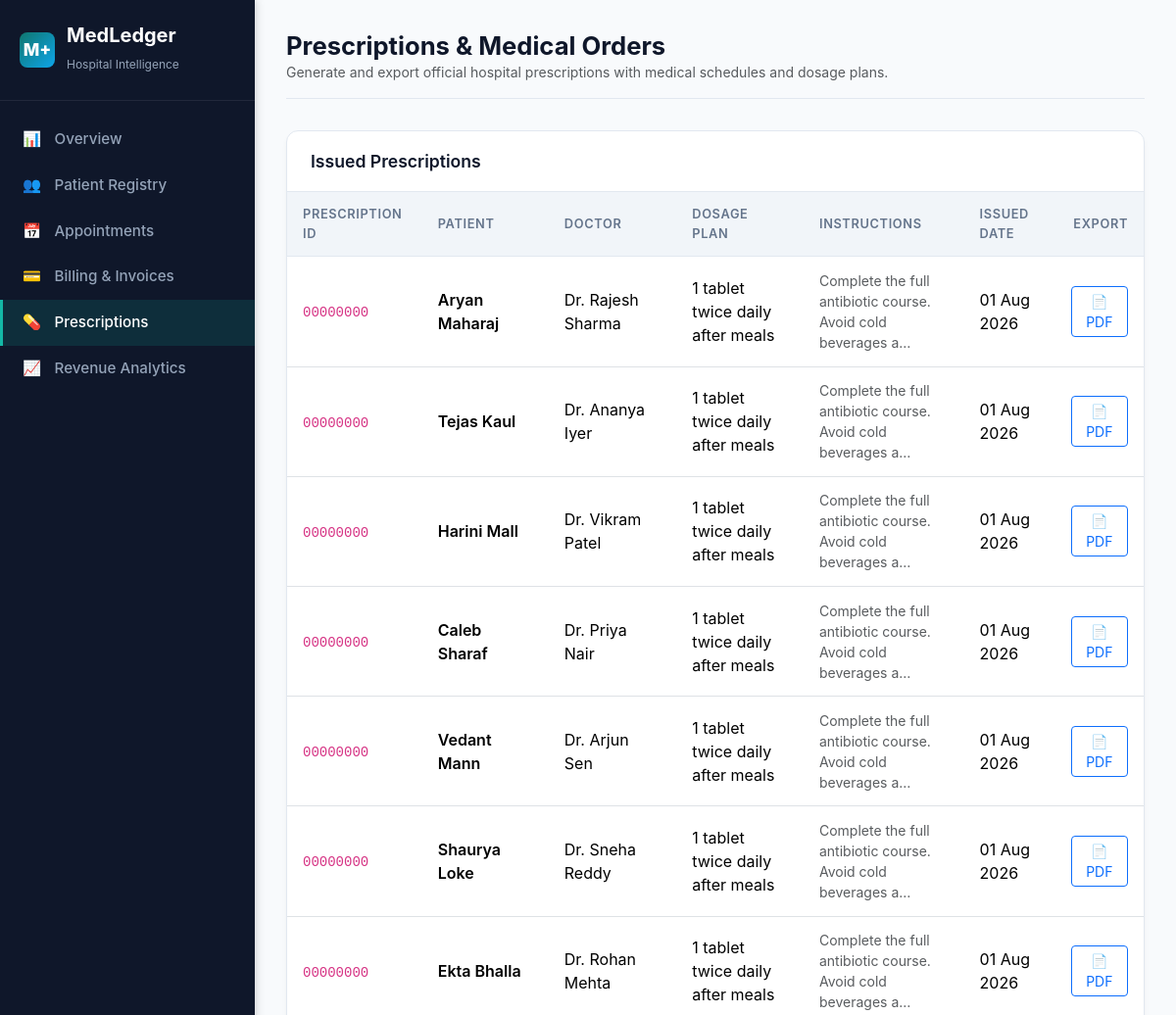
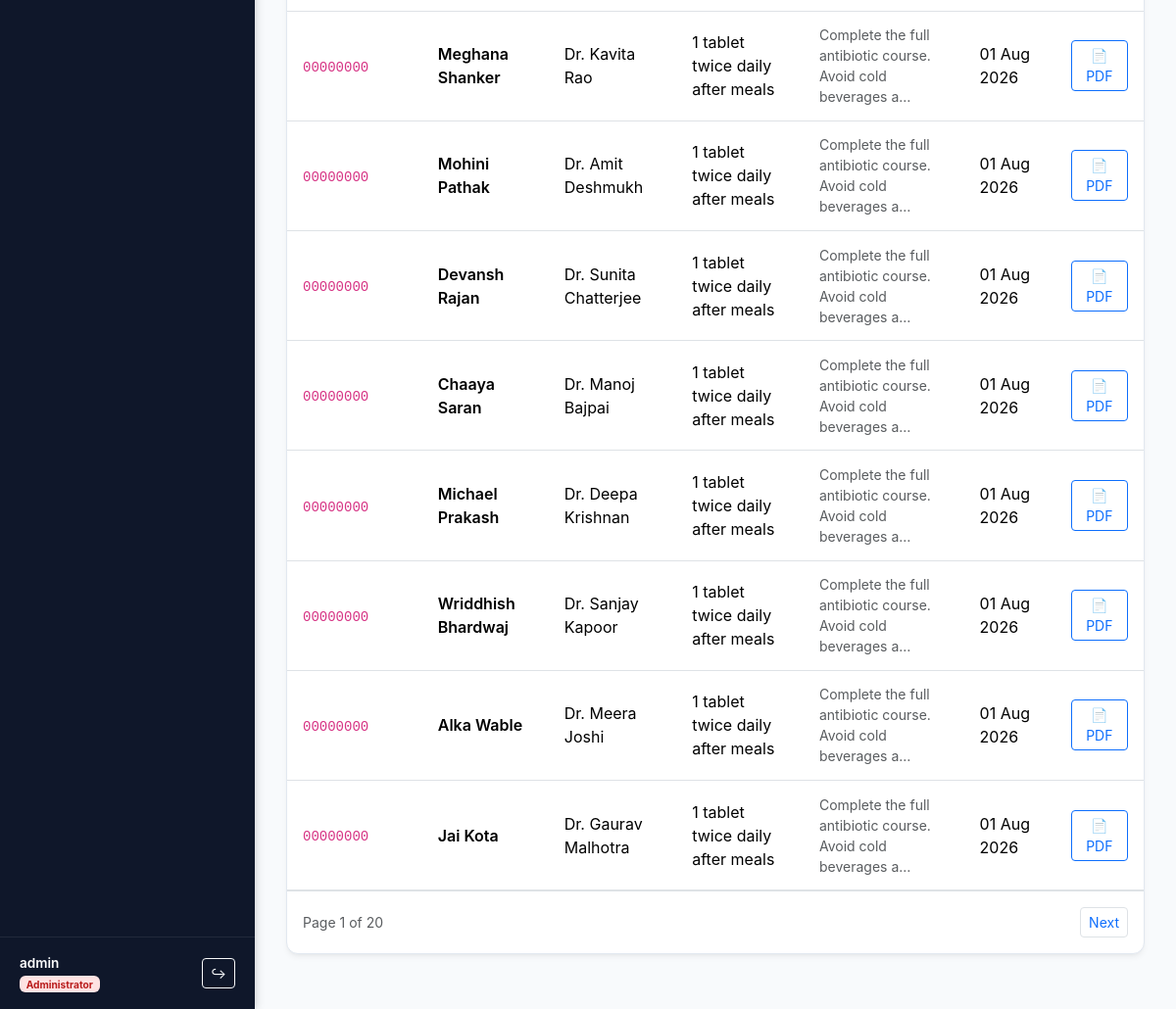
Page /prescriptions/ (signed in) on the committed database (2 pictures, top to bottom).
### accounts/models.py (models this page shows, shortened)
class User(AbstractUser):
    class Role(models.TextChoices):
        ADMIN = 'admin', 'Administrator'
        DOCTOR = 'doctor', 'Doctor'
        RECEPTIONIST = 'receptionist', 'Receptionist'
    role = models.CharField(
        max_length=20,
        choices=Role.choices,
        default=Role.RECEPTIONIST,
        help_text="Role determining access privileges across dashboards and APIs."
    )
    phone = models.CharField(max_length=20, blank=True, null=True)

### prescriptions/models.py (models this page shows, shortened)
class Prescription(models.Model):
    id = models.UUIDField(primary_key=True, default=uuid.uuid4, editable=False)
    appointment = models.ForeignKey(Appointment, on_delete=models.CASCADE, related_name='prescriptions')
    medicines = models.JSONField(default=list, help_text="List of medicines with name, dosage, frequency, and duration")
    dosage = models.CharField(max_length=200, help_text="Summary dosage regimen")
    instructions = models.TextField(blank=True, default="Take after meals. Maintain adequate hydration.")
    created_at = models.DateTimeField(auto_now_add=True)
    class Meta:
        ordering = ['-created_at']

### appointments/models.py (models this page shows, shortened)
class Appointment(models.Model):
    STATUS_CHOICES = (
        ('Scheduled', 'Scheduled'),
        ('In-Progress', 'In-Progress'),
        ('Completed', 'Completed'),
        ('Cancelled', 'Cancelled'),
    )
    id = models.UUIDField(primary_key=True, default=uuid.uuid4, editable=False)
    patient = models.ForeignKey(Patient, on_delete=models.CASCADE, related_name='appointments')
    doctor = models.ForeignKey(Doctor, on_delete=models.CASCADE, related_name='appointments')
    date = models.DateField()
    time = models.TimeField()
    status = models.CharField(max_length=20, choices=STATUS_CHOICES, default='Scheduled')
    notes = models.TextField(blank=True, default='')
    created_at = models.DateTimeField(auto_now_add=True)
    class Meta:
        ordering = ['date', 'time']

class Doctor(models.Model):
    id = models.UUIDField(primary_key=True, default=uuid.uuid4, editable=False)
    name = models.CharField(max_length=200)
    department = models.CharField(max_length=100)
    experience = models.PositiveIntegerField(help_text="Years of professional experience")
    availability = models.CharField(max_length=100, default="Mon-Fri 09:00 - 17:00")
    consultation_fee = models.DecimalField(max_digits=10, decimal_places=2, default=500.00)
    phone = models.CharField(max_length=20, blank=True, default='')
    email = models.EmailField(blank=True, default='')
    created_at = models.DateTimeField(auto_now_add=True)
    class Meta:
        ordering = ['name']

### patients/models.py (models this page shows, shortened)
class Patient(models.Model):
    GENDER_CHOICES = (
        ('Male', 'Male'),
        ('Female', 'Female'),
        ('Other', 'Other'),
    )
    BLOOD_GROUP_CHOICES = (
        ('A+', 'A+'),
        ('A-', 'A-'),
        ('B+', 'B+'),
        ('B-', 'B-'),
        ('AB+', 'AB+'),
        ('AB-', 'AB-'),
        ('O+', 'O+'),
        ('O-', 'O-'),
    )
    id = models.UUIDField(primary_key=True, default=uuid.uuid4, editable=False)
    full_name = models.CharField(max_length=200)
    date_of_birth = models.DateField()
    gender = models.CharField(max_length=10, choices=GENDER_CHOICES)
    phone = models.CharField(max_length=20)
    email = models.EmailField(blank=True, null=True)
    blood_group = models.CharField(max_length=5, choices=BLOOD_GROUP_CHOICES)
    address = models.TextField(blank=True, default='')
    emergency_contact = models.CharField(max_length=20, blank=True, default='')
    registered_date = models.DateField(auto_now_add=True)
    created_at = models.DateTimeField(auto_now_add=True)
    class Meta:
        ordering = ['-registered_date', '-created_at']

### dashboard/views.py (the view)
# urls.py: path('prescriptions/', prescriptions_view, name='dashboard_prescriptions'),
@login_required
def prescriptions_view(request):
    prescriptions_qs = Prescription.objects.select_related(
        'appointment__patient',
        'appointment__doctor'
    ).all().order_by('-created_at')
    paginator = Paginator(prescriptions_qs, 15)
    page_num = request.GET.get('page', 1)
    page_obj = paginator.get_page(page_num)
    context = {
        'page_obj': page_obj,
        'active_tab': 'prescriptions'
    }
    return render(request, 'dashboard/prescriptions.html', context)

### templates/dashboard/prescriptions.html (shortened to what this page needs)
{% extends 'base.html' %}
{% block content %}
<div class="med-topbar">
  <div>
    <h1 class="med-page-title">Prescriptions & Medical Orders</h1>
    <div class="text-muted small">Generate and export official hospital prescriptions with medical schedules and dosage plans.</div>
  </div>
</div>
<div class="med-card">
  <div class="med-card-header">
    <h5 class="med-card-title">Issued Prescriptions</h5>
  </div>
  <div class="table-responsive">
    <table class="table table-hover mb-0">
      <thead>
        <tr>
          <th>Prescription ID</th>
          <th>Patient</th>
          <th>Doctor</th>
          <th>Dosage Plan</th>
          <th>Instructions</th>
          <th>Issued Date</th>
          <th class="text-end">Export</th>
        </tr>
      </thead>
      <tbody>
        {% for rx in page_obj %}
          <tr>
            <td><code>{{ rx.id|stringformat:"s"|slice:":8" }}</code></td>
            <td class="fw-semibold">{{ rx.appointment.patient.full_name }}</td>
            <td>Dr. {{ rx.appointment.doctor.name }}</td>
            <td>{{ rx.dosage }}</td>
            <td class="small text-muted" style="max-width: 250px;">{{ rx.instructions|truncatechars:60 }}</td>
            <td>{{ rx.created_at|date:"d M Y" }}</td>
            <td class="text-end">
              <a
                href="/api/prescriptions/{{ rx.id }}/pdf/"
                class="btn btn-sm btn-outline-primary"
                download
                title="Download Official PDF"
              >
                📄 PDF
              </a>
            </td>
          </tr>
        {% empty %}
          <tr>
            <td colspan="7" class="text-center py-4 text-muted">No prescriptions issued yet.</td>
          </tr>
        {% endfor %}
      </tbody>
    </table>
  </div>
  {% if page_obj.has_other_pages %}
    <div class="p-3 border-top d-flex justify-content-between align-items-center">
      <div class="small text-muted">Page {{ page_obj.number }} of {{ page_obj.paginator.num_pages }}</div>
      <ul class="pagination pagination-sm mb-0">
        {% if page_obj.has_next %}
          <li class="page-item"><a class="page-link" href="?page={{ page_obj.next_page_number }}">Next</a></li>
        {% endif %}
      </ul>
    </div>
  {% endif %}
</div>
{% endblock %}

### templates/base.html (shortened to what this page needs)
{% load static %}
<!DOCTYPE html>
<html lang="en">
<head>
  <link rel="stylesheet" href="{% static 'css/bootstrap.min.css' %}">
  <link rel="stylesheet" href="{% static 'css/medledger.css' %}">
</head>
<body>
  <aside class="med-sidebar">
    <div class="med-sidebar-brand">
      <div class="med-brand-icon">M+</div>
      <div>
        <div style="line-height: 1.2;">MedLedger</div>
        <small style="font-size: 0.75rem; color: #94a3b8; font-weight: 400;">Hospital Intelligence</small>
      </div>
    </div>
    <nav class="med-sidebar-nav">
      <a href="{% url 'dashboard_overview' %}" class="med-nav-item {% if active_tab == 'overview' %}active{% endif %}">
        <span>📊</span> Overview
      </a>
      <a href="{% url 'dashboard_patients' %}" class="med-nav-item {% if active_tab == 'patients' %}active{% endif %}">
        <span>👥</span> Patient Registry
      </a>
      <a href="{% url 'dashboard_appointments' %}" class="med-nav-item {% if active_tab == 'appointments' %}active{% endif %}">
        <span>📅</span> Appointments
      </a>
      <a href="{% url 'dashboard_billing' %}" class="med-nav-item {% if active_tab == 'billing' %}active{% endif %}">
        <span>💳</span> Billing & Invoices
      </a>
      <a href="{% url 'dashboard_prescriptions' %}" class="med-nav-item {% if active_tab == 'prescriptions' %}active{% endif %}">
        <span>💊</span> Prescriptions
      </a>
      <a href="{% url 'dashboard_revenue' %}" class="med-nav-item {% if active_tab == 'revenue' %}active{% endif %}">
        <span>📈</span> Revenue Analytics
      </a>
    </nav>
    <div class="med-sidebar-footer">
      {% if user.is_authenticated %}
        <div class="d-flex align-items-center justify-content-between">
          <div>
            <div class="fw-semibold text-white">{{ user.username }}</div>
            <span class="badge badge-role-{{ user.role }}">{{ user.get_role_display }}</span>
          </div>
          <a href="{% url 'logout' %}" class="btn btn-sm btn-outline-light" title="Sign Out">↪</a>
        </div>
      {% else %}
        <a href="{% url 'login' %}" class="btn btn-sm btn-outline-light w-100">Sign In</a>
      {% endif %}
    </div>
  </aside>
  <main class="med-main-content">
    {% block content %}{% endblock %}
  </main>
</body>
</html>

### static/css/medledger.css (style rules this page uses)
:root { --med-primary: #0f766e; --med-primary-dark: #115e59; --med-primary-light: #ccfbf1; --med-secondary: #0ea5e9; --med-dark: #0f172a; --med-slate: #334155; --med-muted: #64748b; --med-border: #e2e8f0; --med-bg: #f8fafc; --med-card-bg: #ffffff; --med-success: #10b981; --med-warning: #f59e0b; --med-danger: #ef4444; --med-radius: 12px; --med-shadow: 0 4px 6px -1px rgb(0 0 0 / 0.05), 0 2px 4px -2px rgb(0 0 0 / 0.05); --med-shadow-lg: 0 10px 15px -3px rgb(0 0 0 / 0.07), 0 4px 6px -4px rgb(0 0 0 / 0.07); }
body { font-family: -apple-system, BlinkMacSystemFont, "Segoe UI", Roboto, "Helvetica Neue", Arial, sans-serif; background-color: var(--med-bg); color: var(--med-slate); min-height: 100vh; margin: 0; padding: 0; }
.med-sidebar { width: 260px; min-height: 100vh; background: #0f172a; color: #e2e8f0; display: flex; flex-direction: column; position: fixed; left: 0; top: 0; bottom: 0; z-index: 1000; box-shadow: 2px 0 8px rgba(0, 0, 0, 0.15); }
.med-sidebar-brand { padding: 1.5rem 1.25rem; font-size: 1.25rem; font-weight: 700; color: #ffffff; display: flex; align-items: center; gap: 0.75rem; border-bottom: 1px solid rgba(255, 255, 255, 0.08); }
.med-brand-icon { width: 36px; height: 36px; background: linear-gradient(135deg, #0f766e, #0ea5e9); border-radius: 8px; display: flex; align-items: center; justify-content: center; color: white; font-weight: 800; font-size: 1.1rem; }
.med-sidebar-nav { padding: 1rem 0; flex: 1; overflow-y: auto; }
.med-nav-item { display: flex; align-items: center; gap: 0.85rem; padding: 0.75rem 1.25rem; color: #94a3b8; text-decoration: none; font-weight: 500; font-size: 0.95rem; transition: all 0.2s ease; border-left: 3px solid transparent; }
.med-nav-item.active { color: #ffffff; background: rgba(15, 118, 110, 0.25); border-left-color: #14b8a6; }
.med-sidebar-footer { padding: 1rem 1.25rem; border-top: 1px solid rgba(255, 255, 255, 0.08); font-size: 0.85rem; }
.med-main-content { margin-left: 260px; padding: 2rem; min-height: 100vh; }
.med-topbar { display: flex; justify-content: space-between; align-items: center; margin-bottom: 2rem; padding-bottom: 1rem; border-bottom: 1px solid var(--med-border); }
.med-page-title { font-size: 1.6rem; font-weight: 700; color: var(--med-dark); margin: 0; }
.med-card { background: var(--med-card-bg); border-radius: var(--med-radius); border: 1px solid var(--med-border); box-shadow: var(--med-shadow); overflow: hidden; margin-bottom: 1.5rem; }
.med-card-header { padding: 1.25rem 1.5rem; border-bottom: 1px solid var(--med-border); display: flex; justify-content: space-between; align-items: center; }
.med-card-title { font-size: 1.1rem; font-weight: 600; color: var(--med-dark); margin: 0; }
.table > :not(caption) > * > * { padding: 0.85rem 1rem; vertical-align: middle; }
.table thead th { background-color: #f1f5f9; font-size: 0.8rem; text-transform: uppercase; letter-spacing: 0.05em; color: var(--med-muted); font-weight: 600; border-bottom: 1px solid var(--med-border); }
.badge-role-admin { background-color: #fee2e2; color: #b91c1c; }

### rows in the picture
User: username "admin", role "Administrator"
Prescription: id "00000000", appointment.patient.full_name "Aryan Maharaj", appointment.doctor.name "Rajesh Sharma", dosage "1 tablet twice daily after meals", instructions "Complete the full antibiotic course. Avoid cold beverages a…", created_at "01 Aug 2026"
Prescription: id "00000000", appointment.patient.full_name "Tejas Kaul", appointment.doctor.name "Ananya Iyer", dosage "1 tablet twice daily after meals", instructions "Complete the full antibiotic course. Avoid cold beverages a…", created_at "01 Aug 2026"
Prescription: id "00000000", appointment.patient.full_name "Harini Mall", appointment.doctor.name "Vikram Patel", dosage "1 tablet twice daily after meals", instructions "Complete the full antibiotic course. Avoid cold beverages a…", created_at "01 Aug 2026"
Prescription: id "00000000", appointment.patient.full_name "Caleb Sharaf", appointment.doctor.name "Priya Nair", dosage "1 tablet twice daily after meals", instructions "Complete the full antibiotic course. Avoid cold beverages a…", created_at "01 Aug 2026"
Prescription: id "00000000", appointment.patient.full_name "Vedant Mann", appointment.doctor.name "Arjun Sen", dosage "1 tablet twice daily after meals", instructions "Complete the full antibiotic course. Avoid cold beverages a…", created_at "01 Aug 2026"
Prescription: id "00000000", appointment.patient.full_name "Shaurya Loke", appointment.doctor.name "Sneha Reddy", dosage "1 tablet twice daily after meals", instructions "Complete the full antibiotic course. Avoid cold beverages a…", created_at "01 Aug 2026"
Prescription: id "00000000", appointment.patient.full_name "Ekta Bhalla", appointment.doctor.name "Rohan Mehta", dosage "1 tablet twice daily after meals", instructions "Complete the full antibiotic course. Avoid cold beverages a…", created_at "01 Aug 2026"
Prescription: id "00000000", appointment.patient.full_name "Meghana Shanker", appointment.doctor.name "Kavita Rao", dosage "1 tablet twice daily after meals", instructions "Complete the full antibiotic course. Avoid cold beverages a…", created_at "01 Aug 2026"
Prescription: id "00000000", appointment.patient.full_name "Mohini Pathak", appointment.doctor.name "Amit Deshmukh", dosage "1 tablet twice daily after meals", instructions "Complete the full antibiotic course. Avoid cold beverages a…", created_at "01 Aug 2026"
Prescription: id "00000000", appointment.patient.full_name "Devansh Rajan", appointment.doctor.name "Sunita Chatterjee", dosage "1 tablet twice daily after meals", instructions "Complete the full antibiotic course. Avoid cold beverages a…", created_at "01 Aug 2026"
Prescription: id "00000000", appointment.patient.full_name "Chaaya Saran", appointment.doctor.name "Manoj Bajpai", dosage "1 tablet twice daily after meals", instructions "Complete the full antibiotic course. Avoid cold beverages a…", created_at "01 Aug 2026"
Prescription: id "00000000", appointment.patient.full_name "Michael Prakash", appointment.doctor.name "Deepa Krishnan", dosage "1 tablet twice daily after meals", instructions "Complete the full antibiotic course. Avoid cold beverages a…", created_at "01 Aug 2026"
Prescription: id "00000000", appointment.patient.full_name "Wriddhish Bhardwaj", appointment.doctor.name "Sanjay Kapoor", dosage "1 tablet twice daily after meals", instructions "Complete the full antibiotic course. Avoid cold beverages a…", created_at "01 Aug 2026"
Prescription: id "00000000", appointment.patient.full_name "Alka Wable", appointment.doctor.name "Meera Joshi", dosage "1 tablet twice daily after meals", instructions "Complete the full antibiotic course. Avoid cold beverages a…", created_at "01 Aug 2026"
Prescription: id "00000000", appointment.patient.full_name "Jai Kota", appointment.doctor.name "Gaurav Malhotra", dosage "1 tablet twice daily after meals", instructions "Complete the full antibiotic course. Avoid cold beverages a…", created_at "01 Aug 2026"

### other values in the picture
{{ page_obj.number }} "1"
{{ page_obj.paginator.num_pages }} "20"
